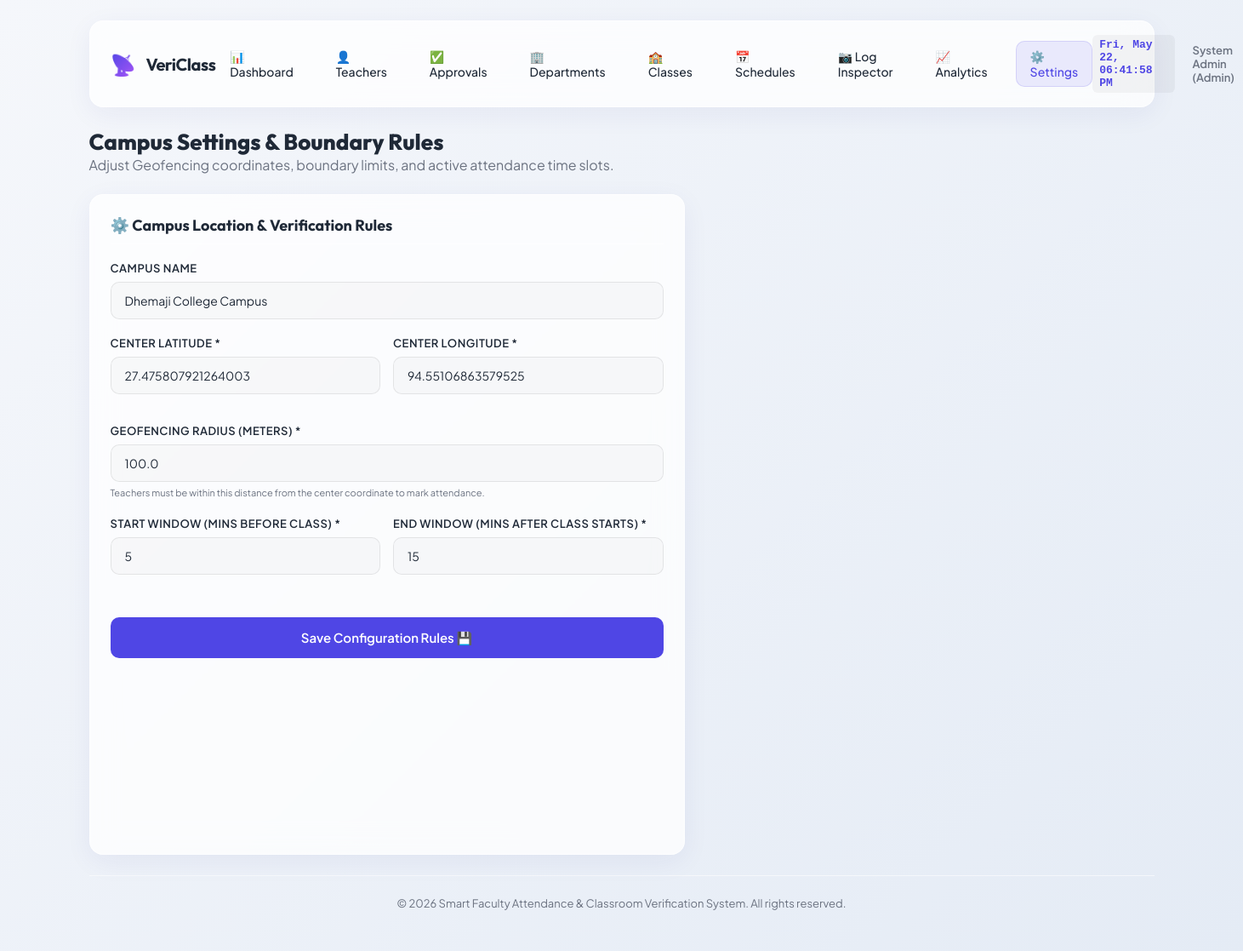
Before: /admin/settings (signed in) with the older database file.
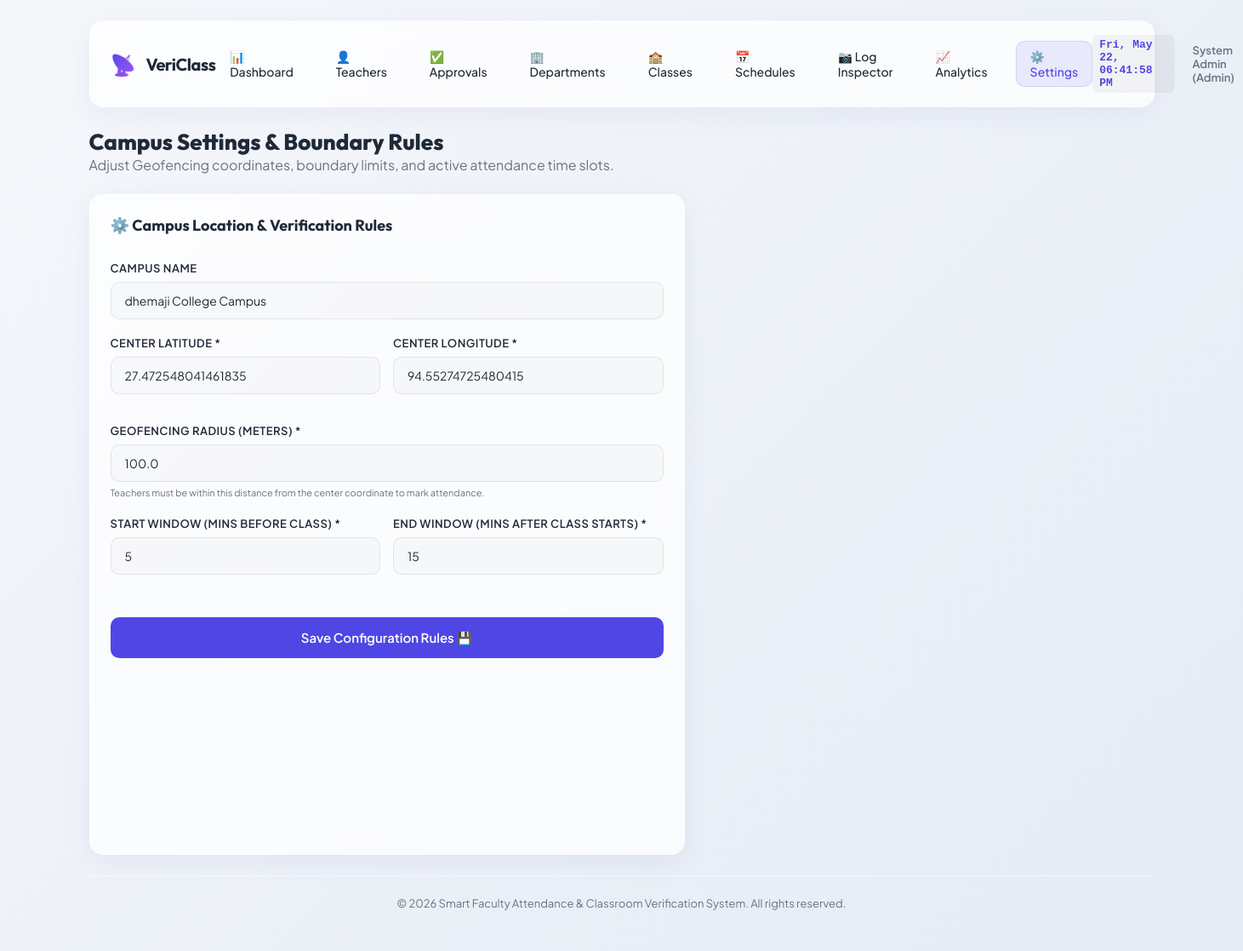
After: the same page with the newer database file.
### models.py (models this page shows, shortened)
class CampusSetting(db.Model):
    __tablename__ = 'campus_settings'
    id = db.Column(db.Integer, primary_key=True)
    campus_name = db.Column(db.String(100), nullable=False, default="Main College Campus")
    latitude = db.Column(db.Float, nullable=False, default=27.475807921264003)
    longitude = db.Column(db.Float, nullable=False, default=94.55106863579525)
    radius_meters = db.Column(db.Float, nullable=False, default=100.0)
    start_window_before_mins = db.Column(db.Integer, nullable=False, default=5)
    end_window_after_mins = db.Column(db.Integer, nullable=False, default=15)

### app.py (the view, shortened to what this page needs)
@app.route('/admin/settings', methods=['GET', 'POST'])
def admin_settings():
    if not is_logged_in() or session.get('role') != 'admin':
        flash("Access Denied.", "danger")
        return redirect(url_for('login'))
    settings = CampusSetting.query.first()
    return render_template('admin_settings.html', settings=settings)

### app.py (called while the page is built)
def is_logged_in():
    return 'user_id' in session

### templates/admin_settings.html (shortened to what this page needs)
{% extends "base.html" %}
{% block content %}
<div style="margin-bottom: 24px;">
    <h2 style="font-family: var(--font-title); font-size: 26px; font-weight: 800;">Campus Settings & Boundary Rules</h2>
    <p style="color: var(--color-text-muted);">Adjust Geofencing coordinates, boundary limits, and active attendance time slots.</p>
</div>
<div class="login-wrapper" style="justify-content: flex-start; align-items: stretch; padding: 0;">
    <div class="glass-card" style="padding: 24px; max-width: 700px; width: 100%;">
        <h3 style="font-family: var(--font-title); font-size: 18px; margin-bottom: 20px; border-bottom: 1px solid var(--border-card); padding-bottom: 10px;">
            ⚙️ Campus Location & Verification Rules
        </h3>
        <form action="{{ url_for('admin_settings') }}" method="POST">
            <div class="form-group">
                <label class="form-label" for="campus_name">Campus Name</label>
                <input class="form-control" type="text" id="campus_name" name="campus_name" value="{{ settings.campus_name if settings else 'Main Campus' }}" required>
            </div>
            <div style="display: grid; grid-template-columns: 1fr 1fr; gap: 15px; margin-top: 15px;">
                <div class="form-group">
                    <label class="form-label" for="latitude">Center Latitude *</label>
                    <input class="form-control" type="number" step="any" id="latitude" name="latitude" value="{{ settings.latitude if settings else 27.475807921264003 }}" required>
                </div>
                <div class="form-group">
                    <label class="form-label" for="longitude">Center Longitude *</label>
                    <input class="form-control" type="number" step="any" id="longitude" name="longitude" value="{{ settings.longitude if settings else 94.55106863579525 }}" required>
                </div>
            </div>
            <div class="form-group" style="margin-top: 15px;">
                <label class="form-label" for="radius_meters">Geofencing Radius (Meters) *</label>
                <input class="form-control" type="number" step="0.1" id="radius_meters" name="radius_meters" value="{{ settings.radius_meters if settings else 100.0 }}" required>
                <small style="color: var(--color-text-muted); font-size: 11px;">Teachers must be within this distance from the center coordinate to mark attendance.</small>
            </div>
            <div style="display: grid; grid-template-columns: 1fr 1fr; gap: 15px; margin-top: 20px; margin-bottom: 30px;">
                <div class="form-group">
                    <label class="form-label" for="start_window_before_mins">Start Window (Mins before class) *</label>
                    <input class="form-control" type="number" id="start_window_before_mins" name="start_window_before_mins" value="{{ settings.start_window_before_mins if settings else 5 }}" required>
                </div>
                <div class="form-group">
                    <label class="form-label" for="end_window_after_mins">End Window (Mins after class starts) *</label>
                    <input class="form-control" type="number" id="end_window_after_mins" name="end_window_after_mins" value="{{ settings.end_window_after_mins if settings else 15 }}" required>
                </div>
            </div>
            <button class="btn btn-primary" type="submit" style="padding: 14px; font-size: 15px; width: 100%;">
                Save Configuration Rules 💾
            </button>
        </form>
    </div>
</div>
{% endblock %}

Changed rows visible on the page:
changed CampusSetting: campus_name "Dhemaji College Campus" → "dhemaji College Campus"; latitude "27.475807921264003" → "27.472548041461835"; longitude "94.55106863579525" → "94.55274725480415"
